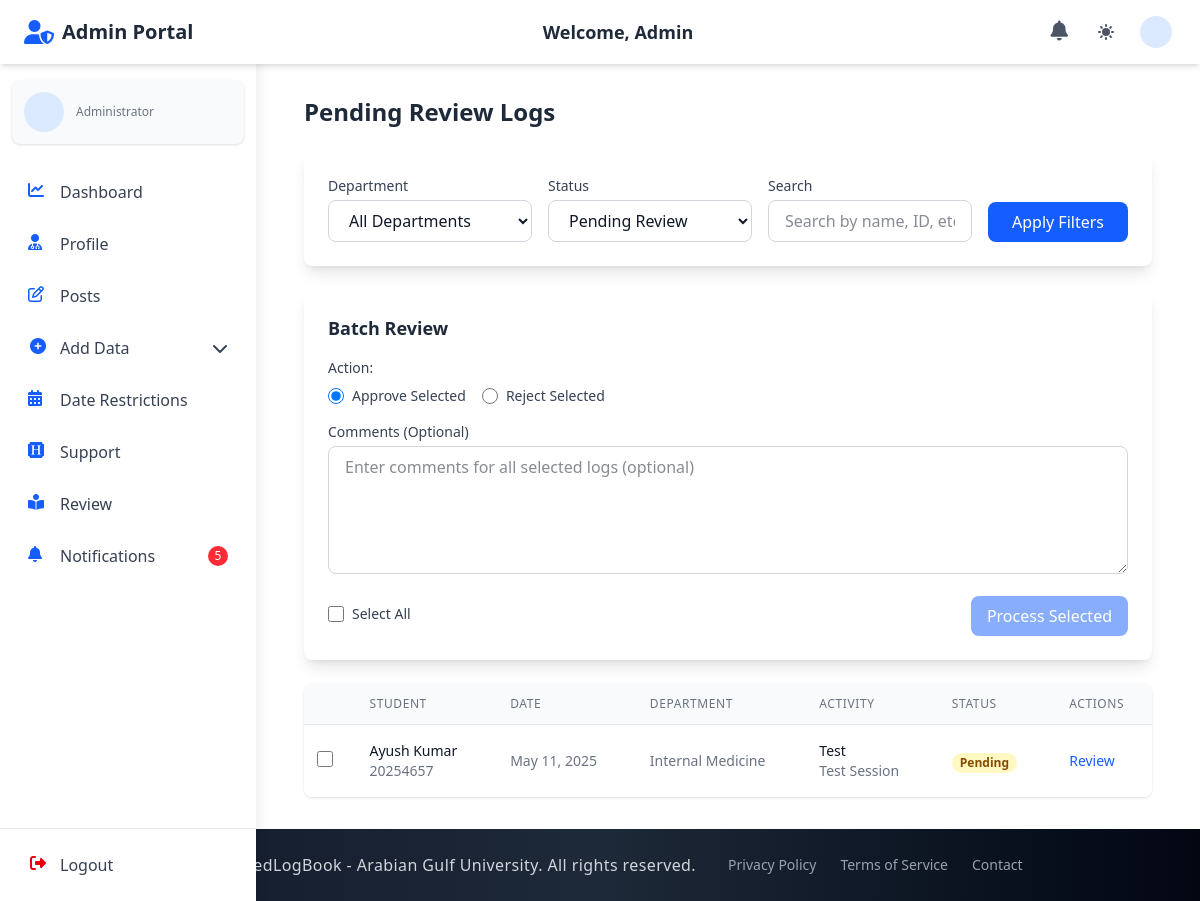
The app's page /admin_section/admin_reviews/ (signed in) with its own data.
### student_section/models.py (models this page shows, shortened)
class StudentLogFormModel(models.Model):
    student = models.ForeignKey(Student, on_delete=models.CASCADE, related_name='log_forms')
    date = models.DateField()
    log_year = models.ForeignKey(LogYear, on_delete=models.CASCADE)
    log_year_section = models.ForeignKey(LogYearSection, on_delete=models.CASCADE)
    group = models.ForeignKey(Group, on_delete=models.CASCADE)
    department = models.ForeignKey(Department, on_delete=models.CASCADE)  # Changed from department to departments
    tutor = models.ForeignKey(Doctor, on_delete=models.CASCADE, related_name='supervised_logs')
    training_site = models.ForeignKey(TrainingSite, on_delete=models.CASCADE)
    activity_type = models.ForeignKey(ActivityType, on_delete=models.CASCADE)
    core_diagnosis = models.ForeignKey(
        CoreDiaProSession,
        on_delete=models.CASCADE,
        related_name='log_forms'
    )
    patient_id = models.CharField(max_length=4, blank=True)
    patient_age = models.CharField(max_length=3, blank=True, null=True)
    patient_gender = models.CharField(max_length=10, blank=True, null=True,
                                     choices=[('Male', 'Male'), ('Female', 'Female')])
    description = models.TextField(blank=True)
    PARTICIPATION_CHOICES = [
        ("Observed", "Observed"),
        ("Assisted", "Assisted")
    ]
    participation_type = models.CharField(
        max_length=50,
        choices=PARTICIPATION_CHOICES
    )
    created_at = models.DateTimeField(auto_now_add=True)
    updated_at = models.DateTimeField(auto_now=True)
    is_reviewed = models.BooleanField(default=False)
    review_date = models.DateTimeField(null=True, blank=True)
    reviewer_comments = models.TextField(blank=True)
    review_deadline = models.DateTimeField(null=True, blank=True, help_text="Deadline by which the doctor must review this log")
    class Meta:
        ordering = ['-date', '-created_at']
        verbose_name = "Student Log Form"
        verbose_name_plural = "Student Log Forms"

### accounts/models.py (models this page shows, shortened)
class Student(models.Model):
    user = models.OneToOneField(
        CustomUser, on_delete=models.CASCADE, related_name="student"
    )
    student_id = models.CharField(max_length=30, unique=True)
    group = models.ForeignKey(
        "admin_section.Group",
        on_delete=models.SET_NULL,
        null=True,
        blank=True,
        related_name="students",
    )

class CustomUser(AbstractUser):
    email = models.EmailField(unique=True)
    first_name = models.CharField(max_length=150, blank=True)
    last_name = models.CharField(max_length=150, blank=True)
    profile_photo = models.ImageField(
        upload_to="profiles/", blank=True, null=True, default="profiles/default.jpg"
    )
    city = models.CharField(max_length=100, blank=True)
    country = models.CharField(max_length=100, blank=True)
    phone_no = models.CharField(max_length=20, blank=True)
    bio = models.TextField(blank=True)
    speciality = models.CharField(max_length=100, blank=True)
    ROLE_CHOICES = (
        ("student", "Student"),
        ("doctor", "Doctor"),
        ("staff", "Staff"),
        ("admin", "Admin"),
    )
    role = models.CharField(max_length=10, choices=ROLE_CHOICES, default="student")
    groups = models.ManyToManyField(
        "auth.Group", related_name="customuser_groups", blank=True
    )
    user_permissions = models.ManyToManyField(
        "auth.Permission", related_name="customuser_permissions", blank=True
    )
    USERNAME_FIELD = "email"
    REQUIRED_FIELDS = ["username"]

### admin_section/models.py (models this page shows, shortened)
class Department(models.Model):
    name = models.CharField(max_length=50)
    log_year = models.ForeignKey(LogYear, on_delete=models.CASCADE, related_name="department_log_year")
    log_year_section = models.ForeignKey(
        LogYearSection,
        on_delete=models.SET_NULL,
        null=True,
        blank=True,
        related_name="department_log_year_section",
        db_index=True,
    )

class ActivityType(models.Model):
    name = models.CharField(max_length=100)
    department = models.ForeignKey(Department, on_delete=models.CASCADE, related_name="activity_types")
    class Meta:
        unique_together = ["name", "department"]

class CoreDiaProSession(models.Model):
    name = models.CharField(max_length=200)
    activity_type = models.ForeignKey(ActivityType, on_delete=models.CASCADE, related_name="core_dia_pro_sessions")
    department = models.ForeignKey(Department, on_delete=models.CASCADE, related_name="core_dia_pro_sessions")
    class Meta:
        verbose_name = "Core Diagnosis Procedure Session"
        verbose_name_plural = "Core Diagnosis Procedure Sessions"

### admin_section/views.py (the view, shortened to what this page needs)
# urls.py: path("admin_reviews/", views.admin_reviews, name="admin_reviews"),
@login_required
def admin_reviews(request):
    department_id = request.GET.get('department')
    status = request.GET.get('status', 'pending')
    search_query = request.GET.get('q', '').strip()
    all_departments = Department.objects.all()
    logs = StudentLogFormModel.objects.all()
    if status == 'pending':
        logs = logs.filter(is_reviewed=False)
    elif status == 'reviewed':
        logs = logs.filter(is_reviewed=True)
    if department_id:
        logs = logs.filter(department_id=department_id)
    logs = logs.order_by('-date', '-created_at')
    paginator = Paginator(logs, 10)  # 10 items per page
    page_number = request.GET.get('page')
    page_obj = paginator.get_page(page_number)
    batch_form = BatchReviewForm()
    context = {
        'logs': page_obj,
        'departments': all_departments,
        'selected_department': department_id,
        'selected_status': status,
        'search_query': search_query,
        'batch_form': batch_form,
    }
    return render(request, "admin_section/admin_reviews.html", context)

### doctor_section/forms.py
class BatchReviewForm(forms.Form):
    log_ids = forms.CharField(widget=forms.HiddenInput())
    action = forms.ChoiceField(
        choices=[
            ('approve', 'Approve Selected'),
            ('reject', 'Reject Selected')
        ],
        widget=forms.RadioSelect(attrs={'class': 'mr-2'}),
        initial='approve'
    )
    comments = forms.CharField(
        required=False,
        widget=forms.Textarea(
            attrs={
                'class': 'w-full px-4 py-2 rounded-lg border border-gray-300 focus:outline-none focus:ring-2 focus:ring-blue-500 dark:bg-gray-700 dark:border-gray-600 dark:text-white h-32',
                'placeholder': 'Enter comments for all selected logs (optional)',
            }
        )
    )

### admin_section/context_processors.py (called while the page is built)
def admin_notification_count(request):
    if request.user.is_authenticated and request.user.role == 'admin':
        try:
            admin_unread_notifications_count = AdminNotification.objects.filter(recipient=request.user, is_read=False).count()
            return {'admin_unread_notifications_count': admin_unread_notifications_count}
        except:
            pass
    return {'admin_unread_notifications_count': 0}

### doctor_section/context_processors.py (called while the page is built, shortened)
def notification_count(request):
    return {'unread_notifications_count': 0}

### staff_section/context_processors.py (called while the page is built, shortened)
def staff_notification_count(request):
    return {'staff_unread_notifications_count': 0}

### student_section/context_processors.py (called while the page is built, shortened)
def student_notification_count(request):
    return {'student_unread_notifications_count': 0}

### admin_section/templates/admin_section/admin_reviews.html (shortened to what this page needs)
{% extends 'base.html' %}
{% block navbar %}
{% include 'components/admin_auth_navbar.html' %}
{% endblock %}
{% block content %}
  <div class="container mx-auto px-4 py-8">
    <div class="flex justify-between items-center mb-6">
      <h2 class="text-2xl font-bold text-gray-800 dark:text-white">
        {% if selected_status == 'pending' %}
          Pending Review Logs
        {% elif selected_status == 'reviewed' %}
          Reviewed Logs
        {% else %}
          All Student Logs
        {% endif %}
      </h2>
    </div>
    <div class="bg-white dark:bg-gray-800 rounded-lg shadow-lg p-6 mb-6">
      <div class="flex flex-col md:flex-row md:items-end space-y-4 md:space-y-0 md:space-x-4">
        <div class="flex-1">
          <label for="department-filter" class="block text-sm font-medium text-gray-700 dark:text-gray-300 mb-1">Department</label>
          <select id="department-filter" class="w-full px-4 py-2 rounded-lg border border-gray-300 focus:outline-none focus:ring-2 focus:ring-blue-500 dark:bg-gray-700 dark:border-gray-600 dark:text-white">
            <option value="">All Departments</option>
          </select>
        </div>
        <div class="flex-1">
          <label for="status-filter" class="block text-sm font-medium text-gray-700 dark:text-gray-300 mb-1">Status</label>
          <select id="status-filter" class="w-full px-4 py-2 rounded-lg border border-gray-300 focus:outline-none focus:ring-2 focus:ring-blue-500 dark:bg-gray-700 dark:border-gray-600 dark:text-white">
            <option value="pending" {% if selected_status == 'pending' %}selected{% endif %}>Pending Review</option>
          </select>
        </div>
        <div class="flex-1">
          <label for="search-box" class="block text-sm font-medium text-gray-700 dark:text-gray-300 mb-1">Search</label>
          <input type="text" id="search-box" placeholder="Search by name, ID, etc." value="{{ search_query }}" class="w-full px-4 py-2 rounded-lg border border-gray-300 focus:outline-none focus:ring-2 focus:ring-blue-500 dark:bg-gray-700 dark:border-gray-600 dark:text-white">
        </div>
        <div>
          <button id="apply-filters" class="w-full md:w-auto px-6 py-2 bg-blue-600 text-white rounded-lg hover:bg-blue-700 focus:outline-none focus:ring-2 focus:ring-blue-500 focus:ring-offset-2">
            Apply Filters
          </button>
        </div>
      </div>
    </div>
    <form id="batch-review-form" method="post" action="{% url 'admin_section:batch_review' %}" class="mb-6">
      <div class="bg-white dark:bg-gray-800 rounded-lg shadow-lg p-6">
        <h3 class="text-lg font-semibold mb-4 text-gray-800 dark:text-white">Batch Review</h3>
        <div class="mb-4">
          <label class="block text-sm font-medium text-gray-700 dark:text-gray-300 mb-2">Action:</label>
          <div class="flex space-x-4">
            {% for value, text in batch_form.action.field.choices %}
              <div class="flex items-center">
                <input type="radio" name="action" id="id_action_{{ forloop.counter0 }}" value="{{ value }}"
                       class="h-4 w-4 text-blue-600 focus:ring-blue-500 border-gray-300 rounded"
                       {% if forloop.first %}checked{% endif %}>
                <label for="id_action_{{ forloop.counter0 }}" class="ml-2 block text-sm text-gray-700 dark:text-gray-300">
                  {{ text }}
                </label>
              </div>
            {% endfor %}
          </div>
        </div>
        <div class="mb-4">
          <label for="id_comments" class="block text-sm font-medium text-gray-700 dark:text-gray-300 mb-1">Comments (Optional)</label>
          {{ batch_form.comments }}
        </div>
        <div class="flex justify-between items-center">
          <div>
            <label class="inline-flex items-center">
              <input type="checkbox" id="select-all-checkbox" class="h-4 w-4 text-blue-600 focus:ring-blue-500 border-gray-300 rounded">
              <span class="ml-2 text-sm text-gray-700 dark:text-gray-300">Select All</span>
            </label>
          </div>
          <button type="submit" id="batch-submit" disabled class="px-4 py-2 bg-blue-600 text-white rounded-lg hover:bg-blue-700 focus:outline-none focus:ring-2 focus:ring-blue-500 focus:ring-offset-2 opacity-50 cursor-not-allowed">
            Process Selected
          </button>
        </div>
      </div>
    </form>
    <div class="bg-white dark:bg-gray-800 shadow overflow-hidden sm:rounded-lg">
      {% if logs %}
        <div class="overflow-x-auto">
          <table class="min-w-full divide-y divide-gray-200 dark:divide-gray-700">
            <thead class="bg-gray-50 dark:bg-gray-700">
              <tr>
                <th scope="col" class="px-3 py-3 text-center">
                </th>
                <th scope="col" class="px-6 py-3 text-left text-xs font-medium text-gray-500 dark:text-gray-300 uppercase tracking-wider">Student</th>
                <th scope="col" class="px-6 py-3 text-left text-xs font-medium text-gray-500 dark:text-gray-300 uppercase tracking-wider">Date</th>
                <th scope="col" class="px-6 py-3 text-left text-xs font-medium text-gray-500 dark:text-gray-300 uppercase tracking-wider">Department</th>
                <th scope="col" class="px-6 py-3 text-left text-xs font-medium text-gray-500 dark:text-gray-300 uppercase tracking-wider">Activity</th>
                <th scope="col" class="px-6 py-3 text-left text-xs font-medium text-gray-500 dark:text-gray-300 uppercase tracking-wider">Status</th>
                <th scope="col" class="px-6 py-3 text-left text-xs font-medium text-gray-500 dark:text-gray-300 uppercase tracking-wider">Actions</th>
              </tr>
            </thead>
            <tbody class="bg-white dark:bg-gray-800 divide-y divide-gray-200 dark:divide-gray-700">
              {% for log in logs %}
                <tr class="hover:bg-gray-50 dark:hover:bg-gray-700">
                  <td class="px-3 py-4 whitespace-nowrap text-center">
                    {% if not log.is_reviewed %}
                      <input type="checkbox" name="log_checkbox" value="{{ log.id }}" class="log-checkbox h-4 w-4 text-blue-600 focus:ring-blue-500 border-gray-300 rounded">
                    {% endif %}
                  </td>
                  <td class="px-6 py-4 whitespace-nowrap">
                    <div class="text-sm font-medium text-gray-900 dark:text-white">{{ log.student.user.get_full_name }}</div>
                    <div class="text-sm text-gray-500 dark:text-gray-400">{{ log.student.student_id }}</div>
                  </td>
                  <td class="px-6 py-4 whitespace-nowrap text-sm text-gray-500 dark:text-gray-300">{{ log.date }}</td>
                  <td class="px-6 py-4 whitespace-nowrap text-sm text-gray-500 dark:text-gray-300">{{ log.department.name }}</td>
                  <td class="px-6 py-4 whitespace-nowrap">
                    <div class="text-sm text-gray-900 dark:text-white">{{ log.activity_type.name }}</div>
                    <div class="text-sm text-gray-500 dark:text-gray-400">{{ log.core_diagnosis.name }}</div>
                  </td>
                  <td class="px-6 py-4 whitespace-nowrap">
                    {% if log.is_reviewed %}
                      {% if log.reviewer_comments and 'REJECTED:' in log.reviewer_comments %}
                        <span class="px-2 inline-flex text-xs leading-5 font-semibold rounded-full bg-red-100 text-red-800 dark:bg-red-800 dark:text-red-100">
                          Rejected
                        </span>
                      {% else %}
                        <span class="px-2 inline-flex text-xs leading-5 font-semibold rounded-full bg-green-100 text-green-800 dark:bg-green-800 dark:text-green-100">
                          Approved
                        </span>
                      {% endif %}
                    {% else %}
                      <span class="px-2 inline-flex text-xs leading-5 font-semibold rounded-full bg-yellow-100 text-yellow-800 dark:bg-yellow-800 dark:text-yellow-100">
                        Pending
                      </span>
                    {% endif %}
                  </td>
                  <td class="px-6 py-4 whitespace-nowrap text-sm font-medium">
                    <a href="{% url 'admin_section:review_log' log.id %}" class="text-blue-600 hover:text-blue-900 dark:text-blue-400 dark:hover:text-blue-300">
                      {% if log.is_reviewed %}View{% else %}Review{% endif %}
                    </a>
                  </td>
                </tr>
              {% endfor %}
            </tbody>
          </table>
        </div>
      {% else %}
        <div class="text-center py-8">
          <p class="text-gray-500 dark:text-gray-400">No logs found matching your criteria.</p>
        </div>
      {% endif %}
    </div>
  </div>
{% endblock %}

### records on screen
StudentLogFormModel: student.user.get_full_name "Ayush Kumar", student.student_id "20254657", date "May 11, 2025", department.name "Internal Medicine", activity_type.name "Test", core_diagnosis.name "Test Session", is_reviewed "Pending"

### other values on screen
{{ admin_unread_notifications_count }} "5"
{{ text }} "Approve Selected" "Reject Selected"
